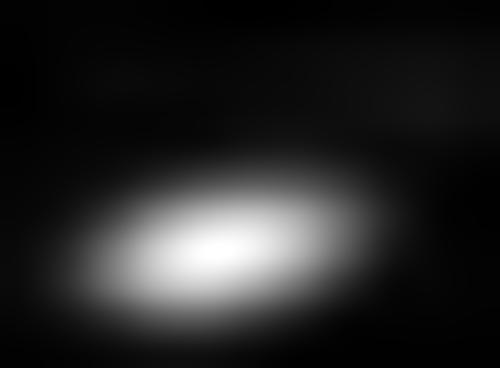
#> input picture utils/utils/heatmap_6.jpg, 500 x 368 px
$ python get_box.py
#> lines starting #> are read from the running program, lines starting #| are printed output that depends on the picture; after the words box and inside, x2 and y2 are one past the last pixel; in counts of white or black regions, pixels touching at a corner belong together
'''
----------------------------------------
Given an heatmap, give out the bbox.

0. Get the DT-ed images
1. detect all contour in the bboxes
2. merge based on some rules.
3. output the bbox
----------------------------------------
'''

import os, sys
import numpy as np
import math
import cv2

def get_bbox(img, g_ths):
    '''
    :param img: single channel heatmap, np.ndarray
    :param g_ths: list of binarization threshold, [th_1, th_2, ..., th_n]
    :return: bboxes [N, (x, y, w, h)]
    '''
    H, W = img.shape
    bboxes = []
    for th in g_ths:
        _, binary = cv2.threshold(img, th, 255, cv2.THRESH_BINARY)
        binary = binary.astype(np.uint8)
        # Distance Transform
        binary = cv2.distanceTransform(binary, cv2.DIST_L2, 5)
        binary[binary > 255.0] = 255.0
        binary = binary.astype(np.uint8)
        _, binary = cv2.threshold(binary, 3, 255, cv2.THRESH_BINARY)
        contours, hie = cv2.findContours(binary, cv2.RETR_CCOMP, cv2.CHAIN_APPROX_SIMPLE)
        for contour in contours:
            bbox = cv2.boundingRect(contour)
            x, y, w, h = bbox
            x = min(max(x, 0), W-5)
            y = min(max(y, 0), H-5)
            w = min(max(w, 0), W-x-5)
            h = min(max(h, 0), H-y-5)
            bboxes.append([x, y, w, h])

    return bboxes

def big_overlap(bbox1, bbox2):
    '''
    :param bbox1: [x1, y1, w1, h1]
    :param bbox2: [x2, y2, w2, h2]
    :return: bool, whether overlap > max(area(bbox1), area(bbox2)) * 0.5
    '''
    x1, y1, w1, h1 = bbox1
    x2, y2, w2, h2 = bbox2
    t = max(w1 * h1, w2 * h2) * 0.5
    x_overlap = max(0, min(x1+w1, x2+w2) - max(x1, x2))
    y_overlap = max(0, min(y1+h1, y2+h2) - max(y1, y2))
    overlap = x_overlap * y_overlap
    return overlap > t

def merge_bbox(bboxes):
    '''
    :param bboxes: [N, (x, y, w, h)]
    :return: [M, (x, y, w, h)], output of nms
    '''
    bboxes = sorted(bboxes, key=lambda s:s[2]*s[3], reverse=True)
    # print(bboxes)
    not_keep = []
    for i in range(len(bboxes)):
        if i in not_keep:
            continue
        for j in range(i+1, len(bboxes)):
            if j in not_keep:
                continue
            if big_overlap(bboxes[i], bboxes[j]):
                not_keep.append(j)

    bboxes_nms = []
    for i in range(len(bboxes)):
        if i not in not_keep:
            bboxes_nms.append(bboxes[i])
    return bboxes_nms

def show_bboxes(image, bboxes):
    """
    :param image: colorful or grey image
    :param bboxes: [[x,y,w,h], ...]
    :return:
    """
    h, w = image.shape
    draw_im = 255 * np.ones((h + 15, w), np.uint8)
    draw_im[:h, :] = image
    cv2.putText(draw_im, 'bboxes results', (0, h + 12), color=(0, 0, 0),
                fontFace=cv2.FONT_HERSHEY_COMPLEX,
                fontScale=0.5)
    for cls_box in bboxes:
        x_0 = cls_box[0]
        x_1 = cls_box[0] + cls_box[2]
        y_0 = cls_box[1]
        y_1 = cls_box[1] + cls_box[3]
        cv2.rectangle(draw_im, (x_0, y_0), (x_1, y_1), color=(255, 0, 0), thickness=2)

    cv2.imwrite('detect_results.jpg', draw_im)

if __name__ == "__main__":
    image_path = "./heatmap_6.jpg"
    image = cv2.imread(image_path, 0)
#> image is the input picture: shape (368, 500); min 0, max 255, mean 36.5
    g_ths = [20, 100, 110]
    bboxes = get_bbox(image, g_ths)
#> the loop in get_bbox, `for th in g_ths:` made 3 passes
#> pass 1, in get_bbox, `_, binary = cv2.threshold(img, th, 255, cv2.THRESH_BINARY)`:
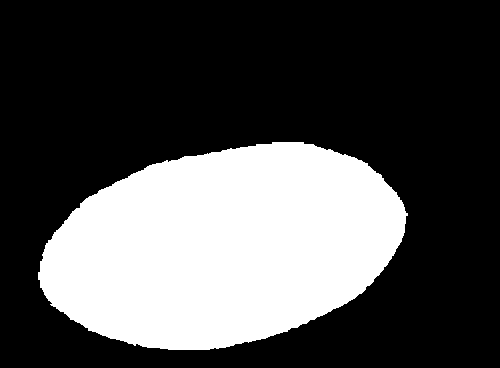
#> binary: shape (368, 500); 30.8% white; 1 white region, box (x1, y1, x2, y2) and area: (38, 142, 408, 350) 56720
#> pass 1, in get_bbox, `binary = binary.astype(np.uint8)`:
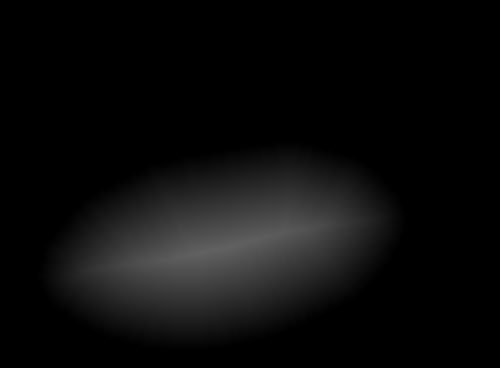
#> binary: shape (368, 500); min 0, max 97, mean 11.8
#> pass 1, in get_bbox, `_, binary = cv2.threshold(binary, 3, 255, cv2.THRESH_BINARY)`:
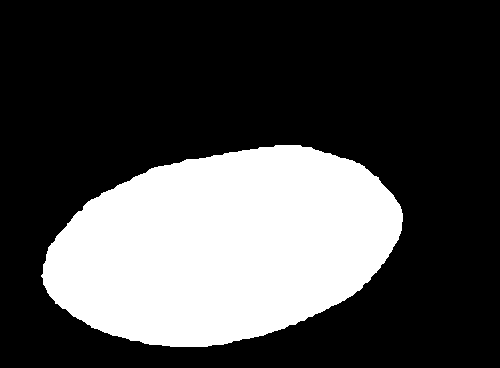
#> binary: shape (368, 500); 29.1% white; 1 white region, box (x1, y1, x2, y2) and area: (41, 145, 403, 347) 53542
#> after the loop in get_bbox, `for th in g_ths:`:
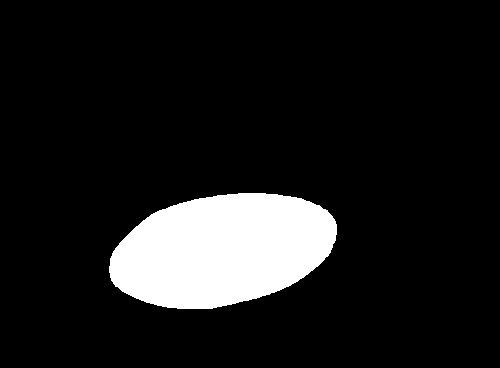
#> binary: shape (368, 500); 10.9% white; 1 white region, box (x1, y1, x2, y2) and area: (109, 193, 337, 309) 20021
#> after the loop in get_bbox, `for th in g_ths:`: bboxes = [[41, 145, 362, 202], [103, 189, 240, 124], [109, 193, 228, 116]]
    bboxes = merge_bbox(bboxes)
#> the loop in merge_bbox, `for i in range(len(bboxes)):` made 3 passes
#> after the loop in merge_bbox, `for i in range(len(bboxes)):`: not_keep = [2]
#> in merge_bbox, `bboxes_nms = []`: bboxes_nms = []
#> the loop in merge_bbox, `for i in range(len(bboxes)):` made 3 passes
#> after the loop in merge_bbox, `for i in range(len(bboxes)):`: bboxes_nms = [[41, 145, 362, 202], [103, 189, 240, 124]]
#> bboxes = [[41, 145, 362, 202], [103, 189, 240, 124]]
    show_bboxes(image, bboxes)
#> in show_bboxes, `draw_im[:h, :] = image`:
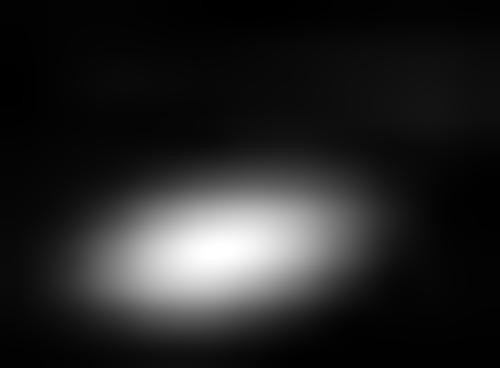
#> draw_im: shape (383, 500); min 0, max 255, mean 45.1
#> in show_bboxes, `cv2.putText(draw_im, 'bboxes results', (0, h + 12), color=(0, 0, 0), f..`:
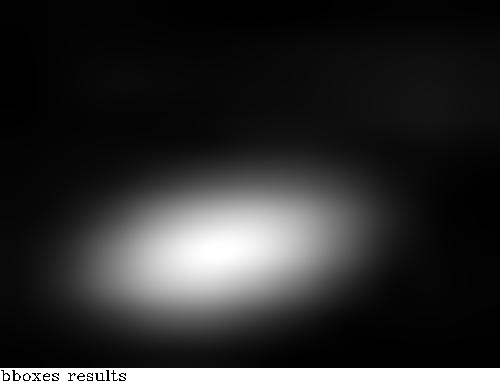
#> draw_im: shape (383, 500); 0.18% of pixels changed, all inside (x1, y1, x2, y2) = (1, 370, 126, 381)
#> the loop in show_bboxes, `for cls_box in bboxes:` made 2 passes
#> (cls_box, x_0, x_1, y_0, y_1) on passes 1 to 2: ([41, 145, 362, 202], 41, 403, 145, 347), ([103, 189, 240, 124], 103, 343, 189, 313)
#> after the loop in show_bboxes, `for cls_box in bboxes:`:
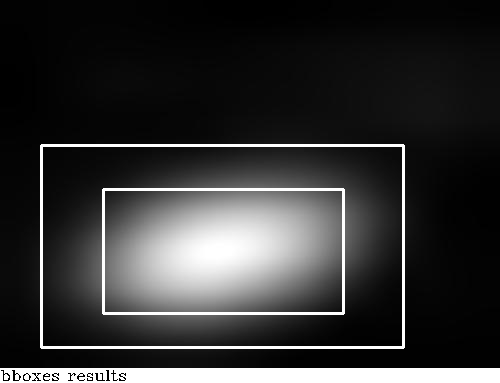
#> draw_im: shape (383, 500); 2.9% of pixels changed, all inside (x1, y1, x2, y2) = (40, 144, 405, 349)
    print(bboxes)
#| [[41, 145, 362, 202], [103, 189, 240, 124]]
